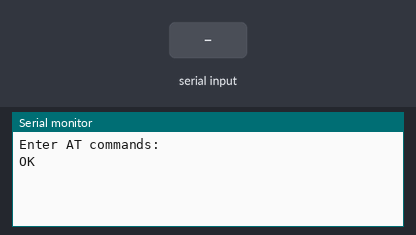
Bench run of a sketch on a simulated Arduino Uno, built with avr-gcc and run on an emulated ATmega328P. On the bench: the last lines printed to the serial monitor. The test bench sets the inputs (shaded band). The modem accepts every AT command (registered, SIM ready, sends succeed) and sends nothing else.

Above: at 2.3 s.
2.4 s: "1" received over the second serial link
At 2.7 s:
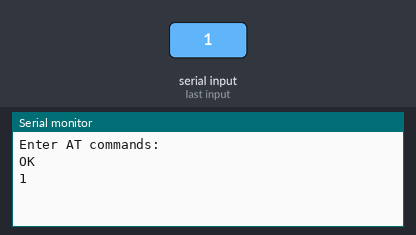
3.9 s: "0" received over the second serial link
At 5.1 s:
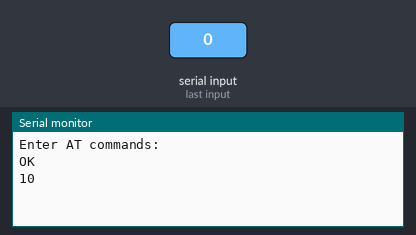

The sketch:

Bluetooth2.ino
```cpp
#include <SoftwareSerial.h>

#define RxD 11
#define TxD 10
#define KEY 9

SoftwareSerial BTSerial(RxD, TxD);

void setup()
{
pinMode(KEY, OUTPUT);
digitalWrite(KEY, HIGH);

delay(500);

BTSerial.flush();
delay(500);
BTSerial.begin(38400); // comunicación directa al Modulo.
Serial.begin(9600);        // comunicación directa al Monitor.
Serial.println("Enter AT commands:");

BTSerial.print("AT\r\n");
delay(100);

}

void loop()
{
if (BTSerial.available())
Serial.write(BTSerial.read());

if (Serial.available())
BTSerial.write(Serial.read());
}
```

Measured:
- after the input at 2.4 s, the serial monitor: prints a new line at once (image 1)
- after the input at 3.9 s, the serial monitor: prints a new line at once (image 2)
